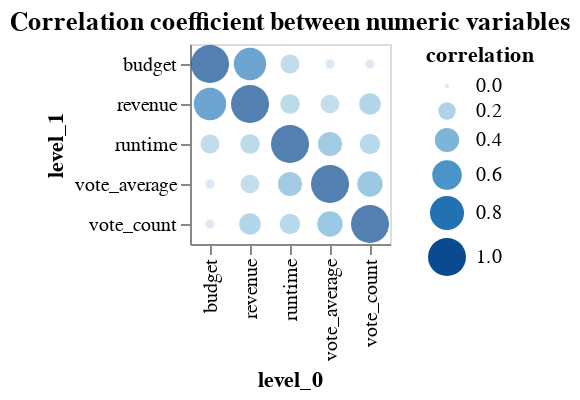

The notebook cell saved with this chart:
### Markdown cell above
**Question 2.5** <br> {points: 1}  

Use this dataframe above and the scaffolding  code below to plot the calculated correlation coefficients between each of the numeric variables.

Fill in the blanks to create the plot.

### Code cell
# cc_plot = alt.Chart(...).mark_circle()....(
#     alt.X(...),
#     alt.Y('...),
#     alt.Size('correlation'),
#     alt.Color('correlation')
# ).....(...='Correlation coefficient between numeric variables')

# your code here
cc_plot = alt.Chart(corr_df).mark_circle().encode(
     alt.X('level_0'),
     alt.Y('level_1'),
     alt.Size('correlation'),
     alt.Color('correlation')
 ).properties(title='Correlation coefficient between numeric variables')

cc_plot

### Figure 1 — Vega-Lite specification as saved in the notebook (floating-point values rounded to 4 significant figures)
{"config": {"view": {"continuousWidth": 400, "continuousHeight": 300}}, "data": {"name": "data-99a07eb64d5e0de3eb9141ed777021d4"}, "mark": "circle", "encoding": {"color": {"type": "quantitative", "field": "correlation"}, "size": {"type": "quantitative", "field": "correlation"}, "x": {"type": "nominal", "field": "level_0"}, "y": {"type": "nominal", "field": "level_1"}}, "title": "Correlation coefficient between numeric variables", "$schema": "https://vega.github.io/schema/vega-lite/v4.8.1.json", "datasets": {"data-99a07eb64d5e0de3eb9141ed777021d4": [{"level_0": "runtime", "level_1": "runtime", "correlation": 1.0}, {"level_0": "runtime", "level_1": "budget", "correlation": 0.243}, {"level_0": "runtime", "level_1": "revenue", "correlation": 0.2603}, {"level_0": "runtime", "level_1": "vote_average", "correlation": 0.3968}, {"level_0": "runtime", "level_1": "vote_count", "correlation": 0.2811}, {"level_0": "budget", "level_1": "runtime", "correlation": 0.243}, {"level_0": "budget", "level_1": "budget", "correlation": 1.0}, {"level_0": "budget", "level_1": "revenue", "correlation": 0.7215}, {"level_0": "budget", "level_1": "vote_average", "correlation": 0.05275}, {"level_0": "budget", "level_1": "vote_count", "correlation": 0.0437}, {"level_0": "revenue", "level_1": "runtime", "correlation": 0.2603}, {"level_0": "revenue", "level_1": "budget", "correlation": 0.7215}, {"level_0": "revenue", "level_1": "revenue", "correlation": 1.0}, {"level_0": "revenue", "level_1": "vote_average", "correlation": 0.2343}, {"level_0": "revenue", "level_1": "vote_count", "correlation": 0.3139}, {"level_0": "vote_average", "level_1": "runtime", "correlation": 0.3968}, {"level_0": "vote_average", "level_1": "budget", "correlation": 0.05275}, {"level_0": "vote_average", "level_1": "revenue", "correlation": 0.2343}, {"level_0": "vote_average", "level_1": "vote_average", "correlation": 1.0}, {"level_0": "vote_average", "level_1": "vote_count", "correlation": 0.4366}, {"level_0": "vote_count", "level_1": "runtime", "correlation": 0.2811}, {"level_0": "vote_count", "level_1": "budget", "correlation": 0.0437}, {"level_0": "vote_count", "level_1": "revenue", "correlation": 0.3139}, {"level_0": "vote_count", "level_1": "vote_average", "correlation": 0.4366}, {"level_0": "vote_count", "level_1": "vote_count", "correlation": 1.0}]}}
